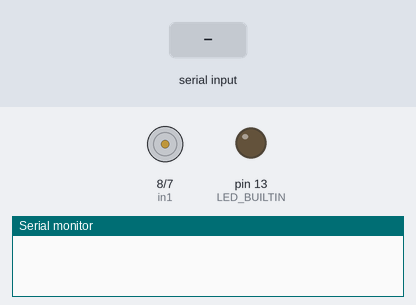
Bench run of a sketch on a simulated Arduino Uno, built with avr-gcc and run on an emulated ATmega328P. Parts: motor-driver pin pairs drawn as motors (green arrow = first pin HIGH = forward, orange = second pin HIGH = backward, longer = more drive, scaled by the enable pin), output pins drawn as LEDs (lit = HIGH), the last lines printed to the serial monitor. The inputs (shaded band) are chosen by the test bench.

Above: at 1.2 s.
1.3 s: "1" received over Serial
At 2.7 s:
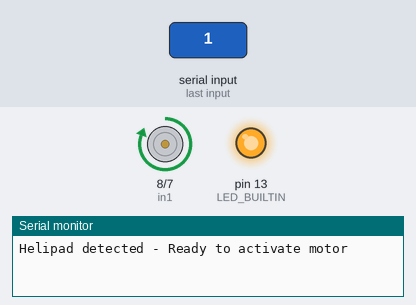
At 4.1 s:
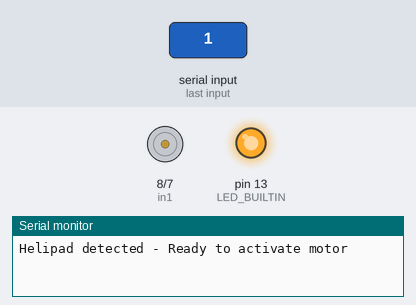
4.3 s: "0" received over Serial
At 5.0 s:
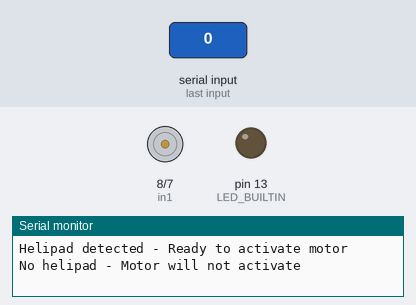
Timing chart, 0 to 7.3 s (numbered marks = the images above; inputs shaded):
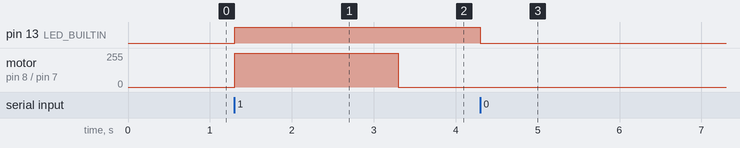

Measured:
- after the input at 1.3 s, pin 13 (LED_BUILTIN): LOW → HIGH at once; motor on pin 8 (in1) / pin 7 (in2): stopped → forward 255/255 at once, → stopped 2.0 s later
- after the input at 4.3 s, pin 13 (LED_BUILTIN): HIGH → LOW at once

The sketch:

dropper.ino
```cpp
// Motor A pin connections
int enA = 9;
int in1 = 8;
int in2 = 7;
const int motorTime = 2000;
bool heliDetected = false;

void setup() {
  // Set all the motor control pins to outputs
  pinMode(enA, OUTPUT);
  pinMode(in1, OUTPUT);
  pinMode(in2, OUTPUT);

  // Turn off motor - Initial state
  digitalWrite(in1, LOW);
  digitalWrite(in2, LOW);

  pinMode(LED_BUILTIN, OUTPUT);
  // Start Serial Communication
  Serial.begin(9600);
}

void loop() {
  // Check if there's data available in Serial
  if (Serial.available() > 0) {
    char received = Serial.read(); // Read one byte

    if (received == '1') {
      digitalWrite(LED_BUILTIN, HIGH);
      Serial.println("Helipad detected - Ready to activate motor");
      // Set motor A speed to max
      analogWrite(enA, 255);
      // Turn on motor
      digitalWrite(in1, HIGH);
      digitalWrite(in2, LOW);
      // turn motor for 20 seconds
      delay(motorTime);
      // Turn off motors
      digitalWrite(in1, LOW);
      digitalWrite(in2, LOW);
    } else if (received == '0') {
      Serial.println("No helipad - Motor will not activate");
      digitalWrite(LED_BUILTIN, LOW);
    }
  }
}
```
